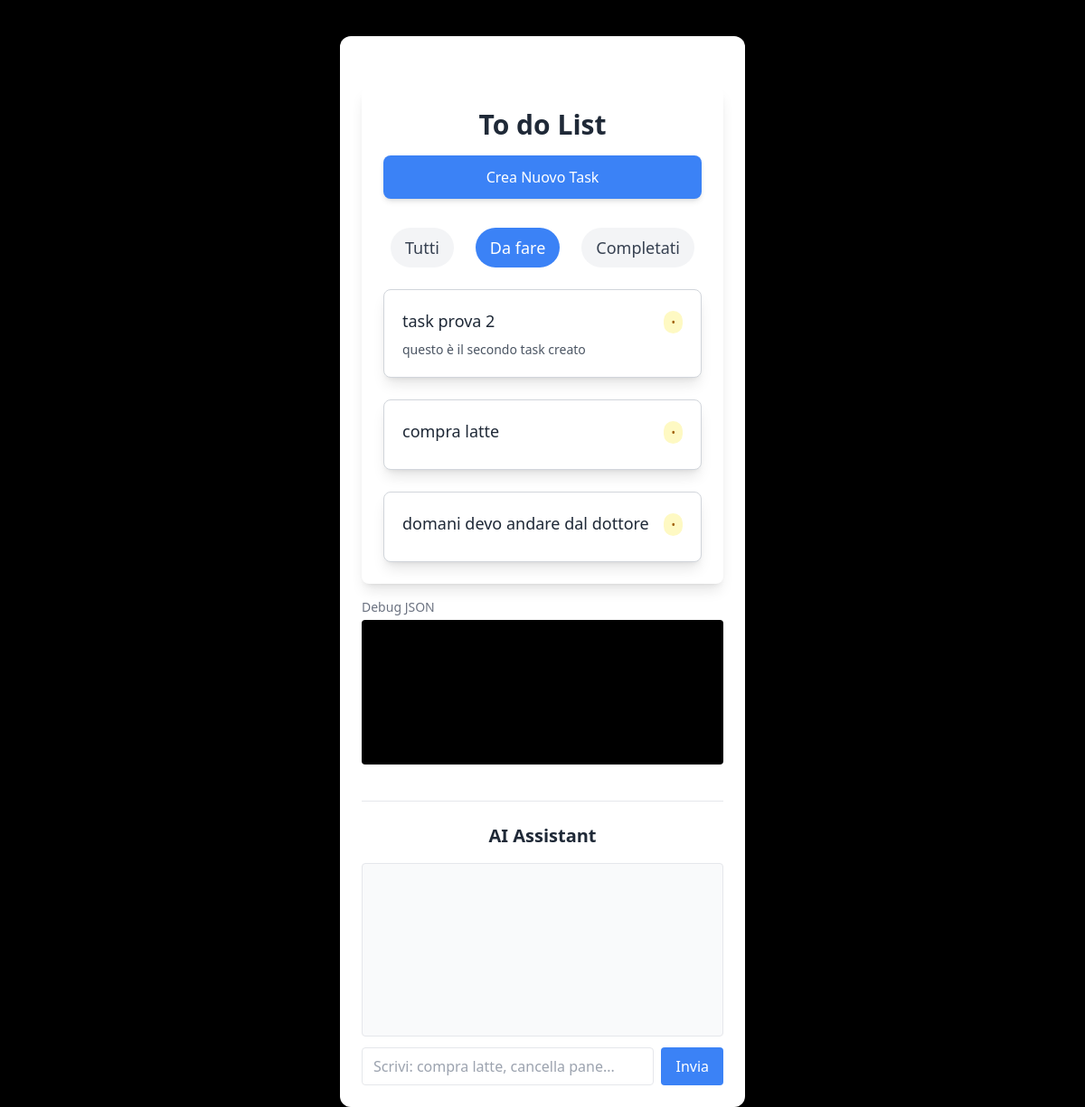
The page /?filter=incomplete on the database as committed earlier.
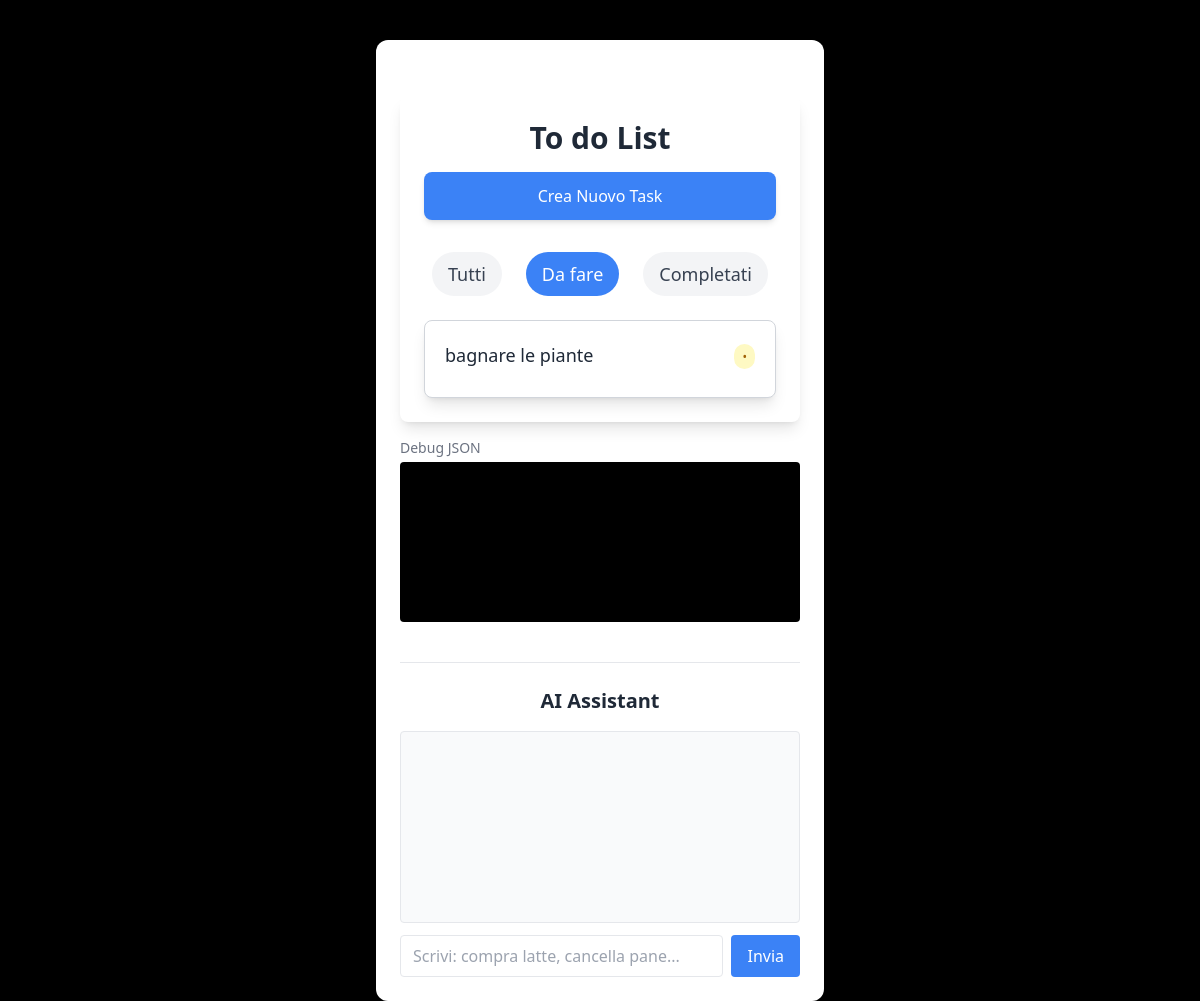
The same page on the database as committed later.
### tasks/models.py (models this page shows, shortened)
class Task(models.Model):
    author = models.ForeignKey(settings.AUTH_USER_MODEL, on_delete=models.CASCADE)
    title = models.CharField(max_length=200)
    description = models.TextField()
    completed = models.BooleanField(default=False)
    expiration_date = models.DateTimeField(blank=True, null=True)
    created_date = models.DateTimeField(default=timezone.now)
    published_date = models.DateTimeField(blank=True, null=True)

### tasks/views.py (the view)
# urls.py: path('', task_list, name= "task_list"),
def task_list(request):
    filter_param = request.GET.get('filter', 'all')
    if filter_param == 'completed':
        tasks = Task.objects.filter(completed=True)
    elif filter_param == 'incomplete':
        tasks = Task.objects.filter(completed=False)
    else:
        tasks = Task.objects.all()
    return render(request, 'tasks.html', {'tasks': tasks, 'filter_param': filter_param})

### tasks/templates/tasks.html (shortened to what this page needs)
{% extends "base.html" %}
{% block content %}
    <div class="max-w-3xl mx-auto p-6 bg-white shadow-lg rounded-lg mt-8">
        <h1 class="text-3xl font-semibold text-gray-800 mb-4 text-center">To do List</h1>
        <form method="POST" action="{% url 'create_task' %}" class="mb-8">
            <button type="submit" class="w-full py-3 px-6 rounded-lg font-medium transition bg-blue-500 hover:bg-blue-600 text-white shadow-md transform hover:scale-105">
                Crea Nuovo Task
            </button>
        </form>
        <div class="flex justify-center space-x-6 mb-6">
    <a href="?filter=all"
       class="px-4 py-2 text-lg font-medium rounded-full transition-colors duration-300
              {% if filter_param == 'all' %}bg-blue-500 text-white border-blue-500{% else %}bg-gray-100 text-gray-700 border-gray-300 hover:bg-blue-100{% endif %}">
        Tutti
    </a>
    <a href="?filter=incomplete"
       class="px-4 py-2 text-lg font-medium rounded-full transition-colors duration-300
              {% if filter_param == 'incomplete' %}bg-blue-500 text-white border-blue-500{% else %}bg-gray-100 text-gray-700 border-gray-300 hover:bg-blue-100{% endif %}">
        Da fare
    </a>
    <a href="?filter=completed"
       class="px-4 py-2 text-lg font-medium rounded-full transition-colors duration-300
              {% if filter_param == 'completed' %}bg-blue-500 text-white border-blue-500{% else %}bg-gray-100 text-gray-700 border-gray-300 hover:bg-blue-100{% endif %}">
        Completati
    </a>
</div>
        <div class="space-y-6">
            {% for task in tasks %}
                <a href="{% url 'task' task.id %}" class="block p-5 rounded-lg border border-gray-300 bg-white hover:bg-gray-50 transition shadow-lg hover:shadow-2xl">
                    <div class="flex justify-between items-center">
                        <span class="font-medium text-lg text-gray-800 {% if task.completed %}line-through text-gray-400{% endif %}">
                            {{ task.title }}
                        </span>
                        <div>
                            {% if task.completed %}
                                <span class="px-2 py-1 text-xs rounded-full bg-green-100 text-green-700">✓</span>
                            {% else %}
                                <span class="px-2 py-1 text-xs rounded-full bg-yellow-100 text-yellow-700">•</span>
                            {% endif %}
                        </div>
                    </div>
                    <p class="text-sm text-gray-600 mt-2 {% if task.completed %}line-through text-gray-400{% endif %}">
                        {{ task.description }}
                    </p>
                </a>
            {% empty %}
                <p class="text-gray-500 text-center">Nessun task ancora.</p>
            {% endfor %}
        </div>
    </div>
    <div class="mt-4">
    <h3 class="text-sm text-gray-500 mb-1">Debug JSON</h3>
    <pre id="debug-box" class="bg-black text-green-400 text-xs p-3 rounded h-40 overflow-y-auto"></pre>
</div>
    <div class="mt-10 border-t pt-6">
    <h2 class="text-xl font-semibold mb-4 text-gray-800 text-center">AI Assistant</h2>
    <div id="chat-box" class="h-48 overflow-y-auto border rounded p-3 mb-3 bg-gray-50 text-sm">
    </div>
    <div class="flex gap-2">
        <input
            id="chat-input"
            type="text"
            placeholder="Scrivi: compra latte, cancella pane..."
            class="flex-1 border rounded px-3 py-2 focus:outline-none focus:ring-2 focus:ring-blue-400"
        >
        <button
            onclick="sendMessage()"
            class="bg-blue-500 hover:bg-blue-600 text-white px-4 py-2 rounded transition"
        >
            Invia
        </button>
    </div>
</div>
{% endblock %}

Rows that differ between the two databases and show on the page:
removed Task: title "task prova 2", description "questo è il secondo task creato"
removed Task: title "compra latte"
removed Task: title "domani devo andare dal dottore"
added Task: title "bagnare le piante"
